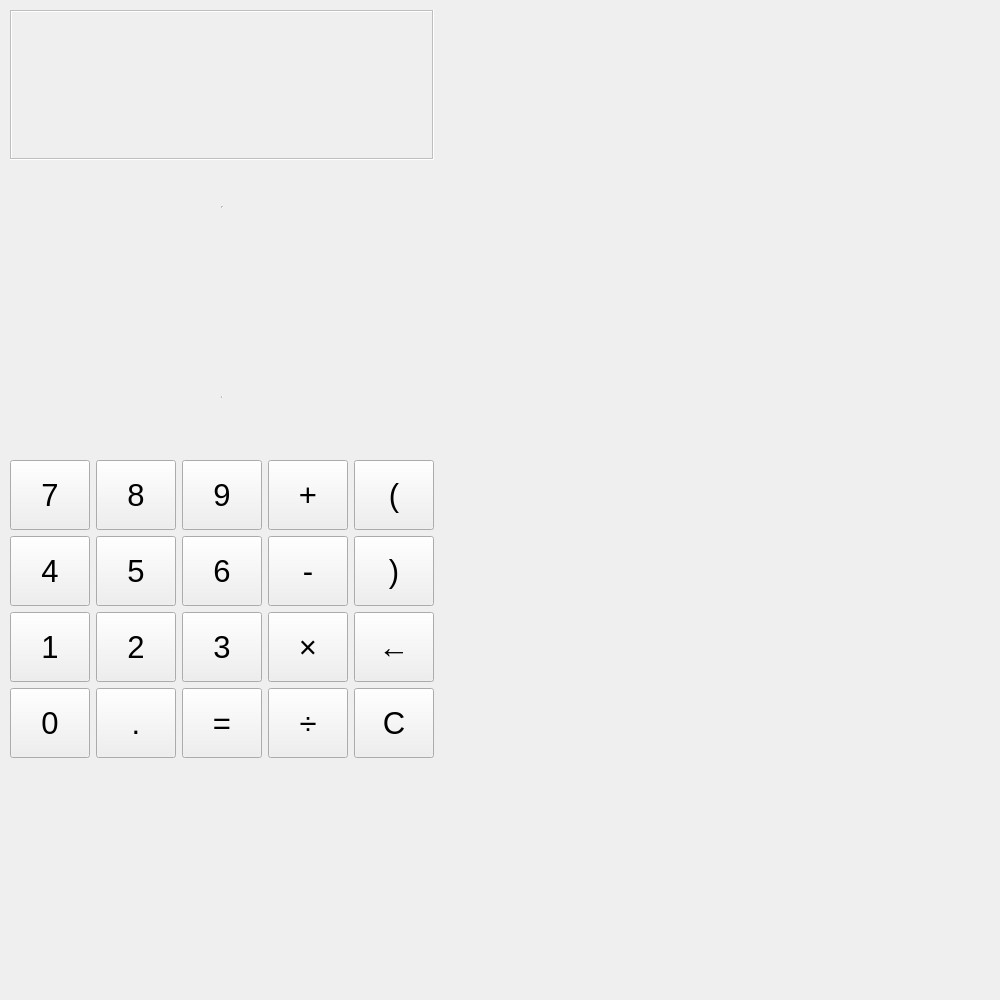
<?xml version="1.0" encoding="UTF-8"?>
<ui version="4.0">
 <class>science</class>
 <widget class="QWidget" name="science">
  <property name="geometry">
   <rect>
    <x>0</x>
    <y>0</y>
    <width>1000</width>
    <height>1000</height>
   </rect>
  </property>
  <property name="minimumSize">
   <size>
    <width>1000</width>
    <height>1000</height>
   </size>
  </property>
  <property name="font">
   <font>
    <pointsize>9</pointsize>
   </font>
  </property>
  <property name="windowTitle">
   <string>Form</string>
  </property>
  <widget class="QWidget" name="">
   <property name="geometry">
    <rect>
     <x>10</x>
     <y>10</y>
     <width>481</width>
     <height>578</height>
    </rect>
   </property>
   <property name="minimumSize">
    <size>
     <width>0</width>
     <height>70</height>
    </size>
   </property>
   <property name="font">
    <font>
     <pointsize>23</pointsize>
    </font>
   </property>
   <layout class="QVBoxLayout" name="verticalLayout">
    <property name="sizeConstraint">
     <enum>QLayout::SetFixedSize</enum>
    </property>
    <item>
     <widget class="QTextEdit" name="textEditIN">
      <property name="enabled">
       <bool>false</bool>
      </property>
      <property name="minimumSize">
       <size>
        <width>0</width>
        <height>0</height>
       </size>
      </property>
      <property name="maximumSize">
       <size>
        <width>16777215</width>
        <height>150</height>
       </size>
      </property>
      <property name="font">
       <font>
        <pointsize>30</pointsize>
       </font>
      </property>
      <property name="frameShape">
       <enum>QFrame::Box</enum>
      </property>
     </widget>
    </item>
    <item>
     <spacer name="verticalSpacer_3">
      <property name="orientation">
       <enum>Qt::Vertical</enum>
      </property>
      <property name="sizeHint" stdset="0">
       <size>
        <width>20</width>
        <height>40</height>
       </size>
      </property>
     </spacer>
    </item>
    <item>
     <widget class="QTextEdit" name="textEditOUT">
      <property name="enabled">
       <bool>false</bool>
      </property>
      <property name="minimumSize">
       <size>
        <width>0</width>
        <height>0</height>
       </size>
      </property>
      <property name="maximumSize">
       <size>
        <width>16777215</width>
        <height>200</height>
       </size>
      </property>
      <property name="font">
       <font>
        <pointsize>40</pointsize>
       </font>
      </property>
      <property name="frameShape">
       <enum>QFrame::VLine</enum>
      </property>
     </widget>
    </item>
    <item>
     <spacer name="verticalSpacer">
      <property name="orientation">
       <enum>Qt::Vertical</enum>
      </property>
      <property name="sizeHint" stdset="0">
       <size>
        <width>20</width>
        <height>28</height>
       </size>
      </property>
     </spacer>
    </item>
    <item>
     <spacer name="verticalSpacer_2">
      <property name="orientation">
       <enum>Qt::Vertical</enum>
      </property>
      <property name="sizeHint" stdset="0">
       <size>
        <width>20</width>
        <height>28</height>
       </size>
      </property>
     </spacer>
    </item>
    <item>
     <layout class="QHBoxLayout" name="horizontalLayout">
      <item>
       <widget class="QPushButton" name="Seven">
        <property name="minimumSize">
         <size>
          <width>0</width>
          <height>70</height>
         </size>
        </property>
        <property name="font">
         <font>
          <pointsize>23</pointsize>
         </font>
        </property>
        <property name="text">
         <string>7</string>
        </property>
       </widget>
      </item>
      <item>
       <widget class="QPushButton" name="Eight">
        <property name="minimumSize">
         <size>
          <width>0</width>
          <height>70</height>
         </size>
        </property>
        <property name="font">
         <font>
          <pointsize>23</pointsize>
         </font>
        </property>
        <property name="text">
         <string>8</string>
        </property>
       </widget>
      </item>
      <item>
       <widget class="QPushButton" name="Nine">
        <property name="minimumSize">
         <size>
          <width>0</width>
          <height>70</height>
         </size>
        </property>
        <property name="font">
         <font>
          <pointsize>23</pointsize>
         </font>
        </property>
        <property name="text">
         <string>9</string>
        </property>
       </widget>
      </item>
      <item>
       <widget class="QPushButton" name="Add">
        <property name="minimumSize">
         <size>
          <width>0</width>
          <height>70</height>
         </size>
        </property>
        <property name="font">
         <font>
          <pointsize>23</pointsize>
         </font>
        </property>
        <property name="text">
         <string>+</string>
        </property>
       </widget>
      </item>
      <item>
       <widget class="QPushButton" name="Leftbracket">
        <property name="minimumSize">
         <size>
          <width>0</width>
          <height>70</height>
         </size>
        </property>
        <property name="font">
         <font>
          <pointsize>23</pointsize>
         </font>
        </property>
        <property name="text">
         <string>(</string>
        </property>
       </widget>
      </item>
     </layout>
    </item>
    <item>
     <layout class="QHBoxLayout" name="horizontalLayout_2">
      <item>
       <widget class="QPushButton" name="Four">
        <property name="minimumSize">
         <size>
          <width>0</width>
          <height>70</height>
         </size>
        </property>
        <property name="font">
         <font>
          <pointsize>23</pointsize>
         </font>
        </property>
        <property name="text">
         <string>4</string>
        </property>
       </widget>
      </item>
      <item>
       <widget class="QPushButton" name="Five">
        <property name="minimumSize">
         <size>
          <width>0</width>
          <height>70</height>
         </size>
        </property>
        <property name="font">
         <font>
          <pointsize>23</pointsize>
         </font>
        </property>
        <property name="text">
         <string>5</string>
        </property>
       </widget>
      </item>
      <item>
       <widget class="QPushButton" name="Six">
        <property name="minimumSize">
         <size>
          <width>0</width>
          <height>70</height>
         </size>
        </property>
        <property name="font">
         <font>
          <pointsize>23</pointsize>
         </font>
        </property>
        <property name="text">
         <string>6</string>
        </property>
       </widget>
      </item>
      <item>
       <widget class="QPushButton" name="Subtract">
        <property name="minimumSize">
         <size>
          <width>0</width>
          <height>70</height>
         </size>
        </property>
        <property name="font">
         <font>
          <pointsize>23</pointsize>
         </font>
        </property>
        <property name="text">
         <string>-</string>
        </property>
       </widget>
      </item>
      <item>
       <widget class="QPushButton" name="Rightbracket">
        <property name="minimumSize">
         <size>
          <width>0</width>
          <height>70</height>
         </size>
        </property>
        <property name="font">
         <font>
          <pointsize>23</pointsize>
         </font>
        </property>
        <property name="text">
         <string>)</string>
        </property>
       </widget>
      </item>
     </layout>
    </item>
    <item>
     <layout class="QHBoxLayout" name="horizontalLayout_3">
      <item>
       <widget class="QPushButton" name="One">
        <property name="minimumSize">
         <size>
          <width>0</width>
          <height>70</height>
         </size>
        </property>
        <property name="font">
         <font>
          <pointsize>23</pointsize>
         </font>
        </property>
        <property name="text">
         <string>1</string>
        </property>
       </widget>
      </item>
      <item>
       <widget class="QPushButton" name="Two">
        <property name="minimumSize">
         <size>
          <width>0</width>
          <height>70</height>
         </size>
        </property>
        <property name="font">
         <font>
          <pointsize>23</pointsize>
         </font>
        </property>
        <property name="text">
         <string>2</string>
        </property>
       </widget>
      </item>
      <item>
       <widget class="QPushButton" name="Three">
        <property name="minimumSize">
         <size>
          <width>0</width>
          <height>70</height>
         </size>
        </property>
        <property name="font">
         <font>
          <pointsize>23</pointsize>
         </font>
        </property>
        <property name="text">
         <string>3</string>
        </property>
       </widget>
      </item>
      <item>
       <widget class="QPushButton" name="Multiple">
        <property name="minimumSize">
         <size>
          <width>0</width>
          <height>70</height>
         </size>
        </property>
        <property name="font">
         <font>
          <pointsize>23</pointsize>
         </font>
        </property>
        <property name="text">
         <string>×</string>
        </property>
       </widget>
      </item>
      <item>
       <widget class="QPushButton" name="Backspace">
        <property name="minimumSize">
         <size>
          <width>0</width>
          <height>70</height>
         </size>
        </property>
        <property name="font">
         <font>
          <pointsize>23</pointsize>
         </font>
        </property>
        <property name="text">
         <string>←</string>
        </property>
       </widget>
      </item>
     </layout>
    </item>
    <item>
     <layout class="QHBoxLayout" name="horizontalLayout_4">
      <item>
       <widget class="QPushButton" name="Zero">
        <property name="minimumSize">
         <size>
          <width>0</width>
          <height>70</height>
         </size>
        </property>
        <property name="font">
         <font>
          <pointsize>23</pointsize>
         </font>
        </property>
        <property name="text">
         <string>0</string>
        </property>
       </widget>
      </item>
      <item>
       <widget class="QPushButton" name="Point">
        <property name="minimumSize">
         <size>
          <width>0</width>
          <height>70</height>
         </size>
        </property>
        <property name="font">
         <font>
          <pointsize>23</pointsize>
         </font>
        </property>
        <property name="text">
         <string>.</string>
        </property>
       </widget>
      </item>
      <item>
       <widget class="QPushButton" name="Equal">
        <property name="minimumSize">
         <size>
          <width>0</width>
          <height>70</height>
         </size>
        </property>
        <property name="font">
         <font>
          <pointsize>23</pointsize>
         </font>
        </property>
        <property name="text">
         <string>=</string>
        </property>
       </widget>
      </item>
      <item>
       <widget class="QPushButton" name="Divide">
        <property name="minimumSize">
         <size>
          <width>0</width>
          <height>70</height>
         </size>
        </property>
        <property name="font">
         <font>
          <pointsize>23</pointsize>
         </font>
        </property>
        <property name="text">
         <string>÷</string>
        </property>
       </widget>
      </item>
      <item>
       <widget class="QPushButton" name="Clear">
        <property name="minimumSize">
         <size>
          <width>0</width>
          <height>70</height>
         </size>
        </property>
        <property name="font">
         <font>
          <pointsize>23</pointsize>
         </font>
        </property>
        <property name="text">
         <string>C</string>
        </property>
       </widget>
      </item>
     </layout>
    </item>
   </layout>
  </widget>
 </widget>
 <resources/>
 <connections/>
</ui>
